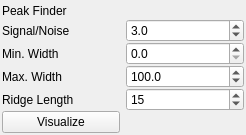
          <widget class="QWidget" name="page_3">
           <property name="geometry">
            <rect>
             <x>0</x>
             <y>0</y>
             <width>246</width>
             <height>135</height>
            </rect>
           </property>
           <attribute name="label">
            <string>Peak Finder Algorithm</string>
           </attribute>
           <layout class="QGridLayout" name="gridLayout_17">
            <property name="verticalSpacing">
             <number>0</number>
            </property>
            <property name="margin">
             <number>2</number>
            </property>
            <item row="0" column="0">
             <widget class="QLabel" name="label_29">
              <property name="text">
               <string>Peak Finder</string>
              </property>
             </widget>
            </item>
            <item row="1" column="0">
             <widget class="QLabel" name="label_24">
              <property name="text">
               <string>Signal/Noise</string>
              </property>
             </widget>
            </item>
            <item row="1" column="1">
             <widget class="QDoubleSpinBox" name="pfSNR">
              <property name="decimals">
               <number>1</number>
              </property>
              <property name="singleStep">
               <double>0.500000000000000</double>
              </property>
              <property name="value">
               <double>3.000000000000000</double>
              </property>
             </widget>
            </item>
            <item row="2" column="0">
             <widget class="QLabel" name="label_26">
              <property name="text">
               <string>Min. Width</string>
              </property>
             </widget>
            </item>
            <item row="2" column="1">
             <widget class="QDoubleSpinBox" name="pfMinWidth">
              <property name="decimals">
               <number>1</number>
              </property>
             </widget>
            </item>
            <item row="3" column="0">
             <widget class="QLabel" name="label_25">
              <property name="text">
               <string>Max. Width</string>
              </property>
             </widget>
            </item>
            <item row="3" column="1">
             <widget class="QDoubleSpinBox" name="pfMaxWidth">
              <property name="decimals">
               <number>1</number>
              </property>
              <property name="maximum">
               <double>500.000000000000000</double>
              </property>
              <property name="value">
               <double>100.000000000000000</double>
              </property>
             </widget>
            </item>
            <item row="4" column="0">
             <widget class="QLabel" name="label_23">
              <property name="text">
               <string>Ridge Length</string>
              </property>
             </widget>
            </item>
            <item row="4" column="1">
             <widget class="QSpinBox" name="pfRidgeLength">
              <property name="value">
               <number>15</number>
              </property>
             </widget>
            </item>
            <item row="5" column="0">
             <widget class="QPushButton" name="pushButton">
              <property name="text">
               <string>Visualize</string>
              </property>
             </widget>
            </item>
           </layout>
           <zorder>pushButton</zorder>
           <zorder>label_24</zorder>
           <zorder>pfSNR</zorder>
           <zorder>pfMinWidth</zorder>
           <zorder>label_23</zorder>
           <zorder>label_29</zorder>
           <zorder>label_25</zorder>
           <zorder>pfMaxWidth</zorder>
           <zorder>label_26</zorder>
           <zorder>pfRidgeLength</zorder>
          </widget>
